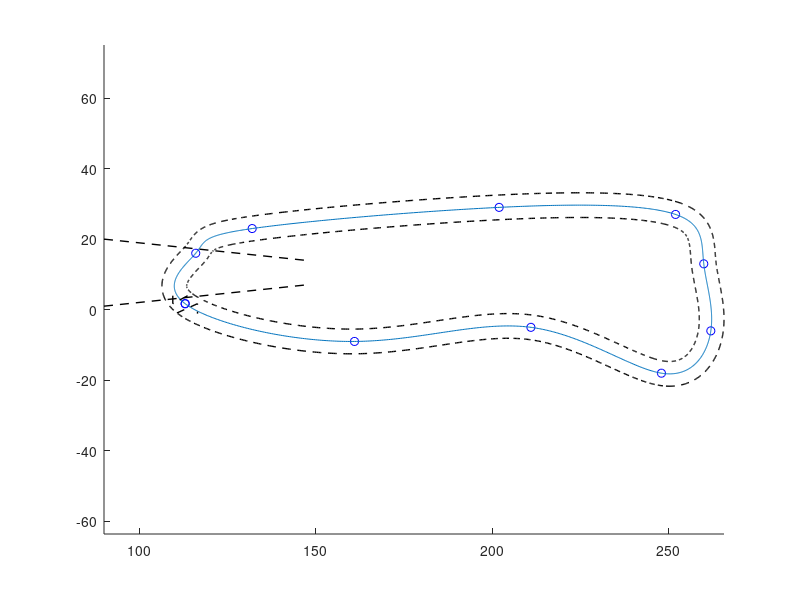

Source code (MATLAB):
clear;
clc;
global N l_v 
N=1;
l_v=5;
ts=0.05;

v_max=3;
k1=1;

rs=0.25;
ra=0.6;

width=3.5;
EncirclePoint=[113,1.7;161,-9;211,-5;248,-18;262,-6;260,13;252,27;202,29;132,23;116,16;113,1.7];
EncirclePoint_x=EncirclePoint(:,1);
EncirclePoint_y=EncirclePoint(:,2);
k=length(EncirclePoint_x);
xx=csape(1:k,EncirclePoint_x,'periodic');
yy=csape(1:k,EncirclePoint_y,'periodic');
curve_x=ppval(xx,linspace(1,k,100*k));
curve_y=ppval(yy,linspace(1,k,100*k));
p_radius=[curve_x;curve_y]';
nc=zeros(length(p_radius(:,1)),2);
for i=1:length(p_radius(:,1))-1
    nc(i,:)=(p_radius(i+1,:)-p_radius(i,:))/norm(p_radius(i+1,:)-p_radius(i,:));
end
nc(end,:)=(p_radius(1,:)-p_radius(end,:))/norm(p_radius(1,:)-p_radius(end,:));
rot1=[0 -1;1 0]; %逆时针90度
rot2=[0 1;-1 0]; %顺时针90度
p_left_encircle=zeros(length(p_radius(:,1)),2);
p_right_encircle=zeros(length(p_radius(:,1)),2);
for i=1:length(p_radius(:,1))
    p_left_encircle(i,:)=p_radius(i,:)+width*(rot1*nc(i,:)')';%p_left是该点前进方向垂直正90度的点，距离有最大限制
    p_right_encircle(i,:)=p_radius(i,:)+width*(rot2*nc(i,:)')';%p_right是该点前进方向垂直正90度的点，距离有最大限制
end
tunnel_left  =[90,20;147,14];
tunnel_right=[90,1;147,7];
p_target=[200,10];

figure(1)
hold on;
axis equal
plot(EncirclePoint_x,EncirclePoint_y,'bo',curve_x,curve_y);
plot([p_left_encircle(:,1);p_left_encircle(end,1)],[p_left_encircle(:,2);p_left_encircle(1,2)],'k--','Linewidth',1);
plot([p_right_encircle(:,1);p_right_encircle(end,1)],[p_right_encircle(:,2);p_right_encircle(1,2)],'k--','Linewidth',1);
plot(tunnel_left(:,1),tunnel_left(:,2),'k--','Linewidth',1);
plot(tunnel_right(:,1),tunnel_right(:,2),'k--','Linewidth',1);

% % figure(2)
% % set(gcf,'unit','centimeters','position',[1,1,18,18]);
% for i=1:50:length(Pcur.data(1,1,:))
%     hold on;
%     axis([-40,80,-40,40]);
%     axis equal
%     for j=1:N
%         mycircle_target(p_target_v.data(i,1:2),ra);
%         %plot(p_target.data(:,1,i),p_target.data(:,2,i),'k','Linewidth',0.5);
%         plot([p_left_v.data(:,1,i);p_left_v.data(end,1,i)],[p_left_v.data(:,2,i);p_left_v.data(1,2,i)],'k--','Linewidth',1);
%         plot([p_right_v.data(:,1,i);p_right_v.data(end,1,i)],[p_right_v.data(:,2,i);p_right_v.data(1,2,i)],'k--','Linewidth',1);
%         mycircle_r(Pcur.data(j,1:2,i),rs);
%         mycircle_b(Pcur.data(j,1:2,i),ra);
% %         for k=1:length(obstacle(:,1))
% %             mycircle_obstacle(obstacle(k,1:2),obstacle(k,3))
% %         end
%     end
%     pause(0.005);    
%     hold off
%     plot(0,0);
% end





